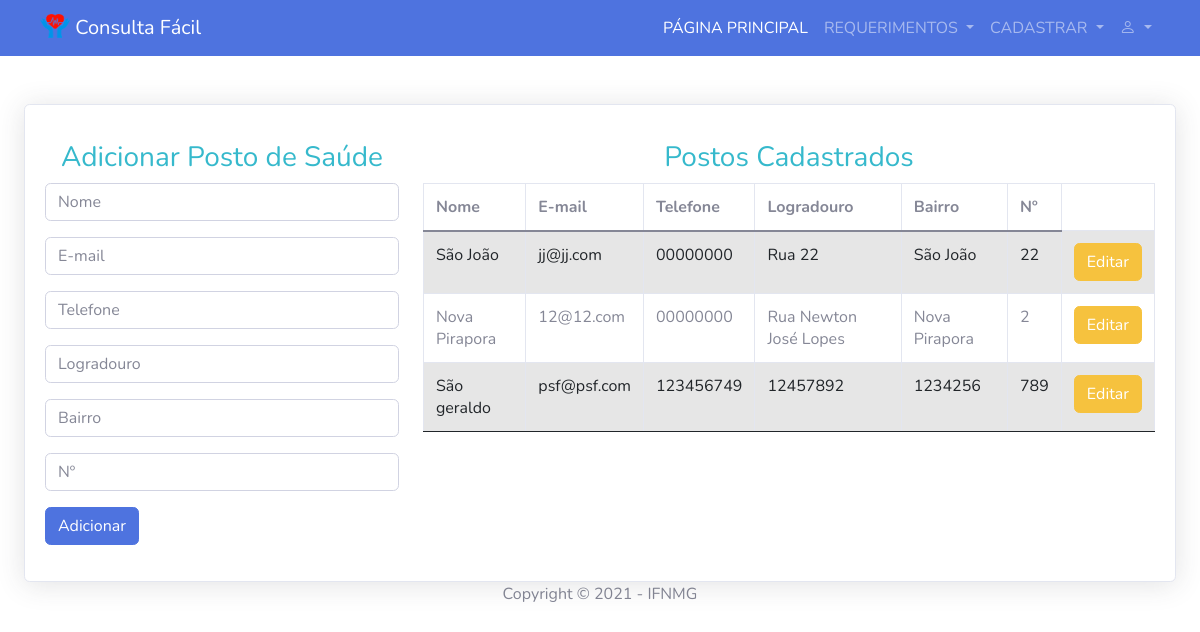
The app's page /admin/formpsf.php (signed in) with its own data.
### tables this page shows
CREATE TABLE `posto` (
  `id` int(11) NOT NULL,
  `nome` varchar(45) DEFAULT NULL,
  `logradouro` varchar(45) DEFAULT NULL,
  `email` varchar(45) DEFAULT NULL,
  `telefone` varchar(45) DEFAULT NULL,
  `bairro` varchar(45) DEFAULT NULL,
  `numero` int(11) DEFAULT NULL
);

### admin/formpsf.php (the view, shortened to what this page needs)
<header>
    <?php
    require("cabecalho.php");
    ?>
</header>
<div class="container-fluid">
    <div class="card shadow mt-5">
        <div class="card-body">
            <div class="row mt-3">
                <div class="col-md-4 ">
                    <h3 class="text-center text-info">Adicionar Posto de Saúde</h3>
                    <form method="POST" action="posto_.php" class="post">
                        <div class="form-group">
                            <input type="text" name="nome" id="nome" class="form-control" placeholder="Nome">
                        </div>
                        <div class="form-group mt-2">
                            <input type="email" name="email" id="email" class="form-control" placeholder="E-mail">
                        </div>
                        <div class="form-group mt-2">
                            <input type="tel" name="telefone" id="telefone" class="form-control" placeholder="Telefone">
                        </div>
                        <div class="form-group mt-2">
                            <input type="text" name="logradouro" id="logradouro" class="form-control" placeholder="Logradouro">
                        </div>
                        <div class="form-group mt-2">
                            <input type="text" name="bairro" id="bairro" class="form-control" placeholder="Bairro">
                        </div>
                        <div class="form-group mt-2">
                            <input type="text" name="numero" id="numero" class="form-control" placeholder="Nº">
                        </div>
                        <div class="form-group mt-2">
                            <button type="submit" class="btn btn-primary" name="add" value="add">Adicionar</button>
                        </div>
                    </form>
                </div>
                <div class="col-md-8">
                    <h3 class="text-center text-info">Postos Cadastrados</h3>
                    <table class="table table-bordered table-striped">
                        <thead>
                            <tr>
                                <th>Nome</th>
                                <th>E-mail</th>
                                <th>Telefone</th>
                                <th>Logradouro</th>
                                <th>Bairro</th>
                                <th>Nº</th>
                            </tr>
                        </thead>
                        <?php
                        include 'conexao.php';
                        $sql = "SELECT * FROM posto";
                        $result = mysqli_query($conn, $sql);
                        if ($result) {
                            while ($item = mysqli_fetch_assoc($result)) {
                                $id = $item['id'];
                                $nome = $item['nome'];
                                $email = $item['email'];
                                $telefone = $item['telefone'];
                                $logradouro = $item['logradouro'];
                                $bairro = $item['bairro'];
                                $numero = $item['numero'];
                                echo '<tr>
                        <td>' . $nome . '</td>
                        <td>' . $email . '</td>
                        <td>' . $telefone . '</td>
                        <td>' . $logradouro . '</td>
                        <td>' . $bairro . '</td>
                        <td>' . $numero . '</td>
                        <td>
                            <button type="button" class="btn btn-warning" data-toggle="modal" data-target="#exampleModal" data-id="' . $id . '" data-nome="' . $nome . '" data-email="' . $email . '" data-telefone="' . $telefone . '" data-logradouro="' . $logradouro . '" data-bairro="' . $bairro . '" data-numero="' . $numero . '">Editar</button>
                        </td>
                    </tr>';
                            }
                        }
                        ?>
                    </table>
                </div>
            </div>
        </div>
    </div>
</div>
<?php
require("rodape.php");
?>

### records on screen
posto: nome "São João", email "jj@jj.com", telefone "00000000", logradouro "Rua 22", bairro "São João", numero "22"
posto: nome "Nova Pirapora", email "12@12.com", telefone "00000000", logradouro "Rua Newton José Lopes", bairro "Nova Pirapora", numero "2"
posto: nome "São geraldo", email "psf@psf.com", telefone "123456749", logradouro "12457892", bairro "1234256", numero "789"
